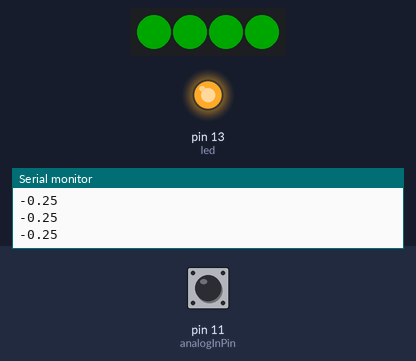
Simulated run of this sketch. Board: Arduino Leonardo, built with avr-gcc and run on an emulated ATmega32U4. Parts: 4 RGB LEDs in strip order, left to right, output pins drawn as LEDs (lit = HIGH), the last lines printed to the serial monitor. Inputs (shaded band) come from the test bench; at power-on: pin 11 (analogInPin) HIGH. Dim RGB values are drawn brighter than linear; colours are those a GRB WS2812 strip shows for the declared byte order.

Above: at 1.2 s.
1.3 s: pin 11 (analogInPin) pulled LOW for 0.15 s
At 1.38 s:
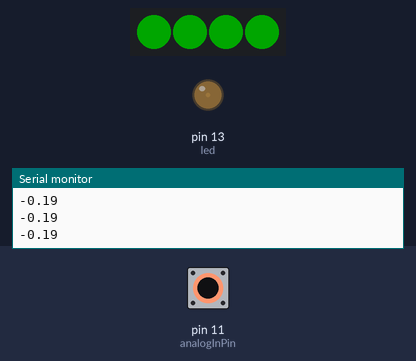
2.9 s: pin 11 (analogInPin) pulled LOW for 3.2 s
At 7.2 s:
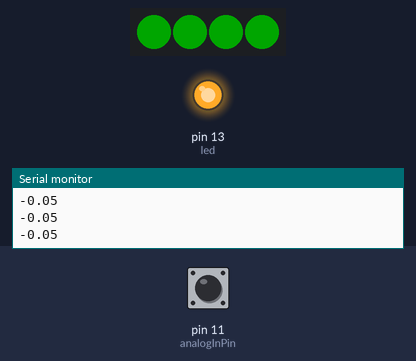
Timing chart, 0 to 8.7 s (numbered marks = the images above; inputs shaded):
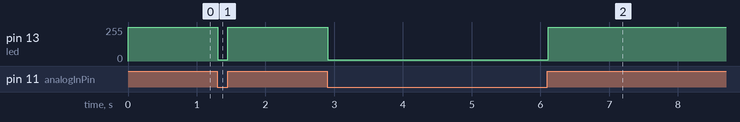

Measured:
- after the input at 1.3 s, pin 13 (led): 255/255 → 10/255 at once, → 255/255 0.15 s later
- after the input at 2.9 s, pin 13 (led): 255/255 → 10/255 at once, → 255/255 3.2 s later

The sketch:

skate.ino
```cpp
/*

Ingredients:
* Latching Hall Effect Sensor - Melexis US1881
* RGB addressable LED strip (fastled.io compatible)

Built and tested on A-Star 32U4 Micro (Leonardo), with Arduino 1.6.3
https://www.pololu.com/product/3101

Connect the US1881 legs to Vcc, ground and digital 11.
Connect the LED strip legs to Vcc, ground, and 10.

The magnet should move in the direction of its magnetic axis,
so that the sensor will sense its two poles right before and right after it passes it.

*/

#include <math.h>
#include "FastLED.h"

#define StripPin       10
#define NUMPIXELS      4
#define BYTE           255
#define saturation     1           // saturation for hsv, [0-1]
#define value          0.4         // value for hsl, [0-1]
#define delayPerFrame  10

#define led            13 // build in led
#define analogInPin    11
#define VERBOSE        1

const double tau = 2 * 3.14159265359;
const double periodsPedSecond = 1;

CRGB leds[NUMPIXELS];
double hue = 0;
double t = 0;

double x, seq;
boolean magnetState = false;
boolean prevMagnetState = false;
int positiveCount = 0;
int negativeCount = 0;
int msSinceLastTick = 0;
double mm = 200;
double speed = 0;

boolean getMagnetState(int pin) {
  return digitalRead(pin);
}

////////////////////////////////////////////////////////

void setup() {
  FastLED.addLeds<WS2812, StripPin>(leds, NUMPIXELS);
  if (VERBOSE) Serial.begin(9600);
  pinMode(analogInPin, INPUT_PULLUP);
}

void loop() {
  magnetState = getMagnetState(analogInPin);
  analogWrite(led, magnetState ? 255 : 10);

  if (magnetState && !prevMagnetState) {
    speed = (positiveCount > negativeCount ? 1 : -1) * mm/float(msSinceLastTick);
    if (VERBOSE) Serial.println(speed);

    msSinceLastTick = 0;
    positiveCount = 0;
    negativeCount = 0;
  } else {
    double maxAbsSpeed = mm/float(msSinceLastTick);
    if (speed > 1.3 * maxAbsSpeed) speed = maxAbsSpeed;
    if (-speed > 1.3 * maxAbsSpeed) speed = -maxAbsSpeed;
  }

  if (VERBOSE) Serial.println(speed);

  if (magnetState) positiveCount++;
  else             negativeCount++;

  t += delayPerFrame * speed;
  msSinceLastTick += delayPerFrame;

  x = t / 1000 * tau * periodsPedSecond;

  for (int i=0; i<NUMPIXELS; i++) {
    seq = sin(x + 0.25 * i) / 2 + 0.5;
    leds[i] = CHSV(BYTE * seq, BYTE * saturation, BYTE * value);
  }
  FastLED.show();

  prevMagnetState = magnetState;
  delay(delayPerFrame);
}
```
